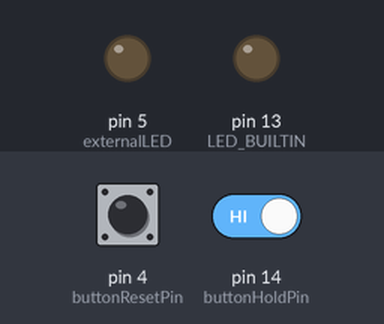
This sketch was run on a simulated Arduino Uno, built with avr-gcc and run on an emulated ATmega328P. Parts: output pins drawn as LEDs (lit = HIGH). The test bench sets the inputs (shaded band); at power-on: pin 4 (buttonResetPin) HIGH, pin 14 (buttonHoldPin) HIGH. Random numbers use the default seed unless the sketch sets one.

Above: at 8.5 s.
8.6 s: pin 4 (buttonResetPin) pulled LOW for 1.95 s
At 10.4 s:
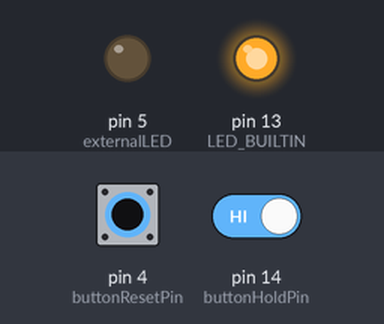
12.0 s: pin 14 (buttonHoldPin) driven LOW
At 17.18 s:
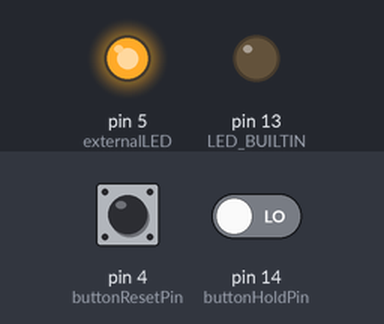
17.3 s: pin 14 (buttonHoldPin) driven HIGH
At 22.58 s:
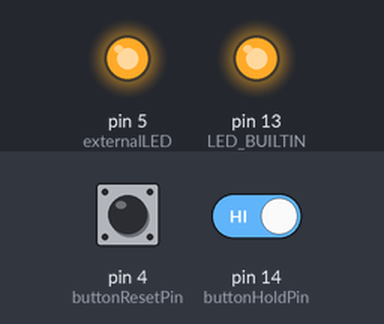
22.6 s: pin 4 (buttonResetPin) pulled LOW for 3.2 s
Timing chart, 0 to 27.3 s (numbered marks = the images above; inputs shaded):
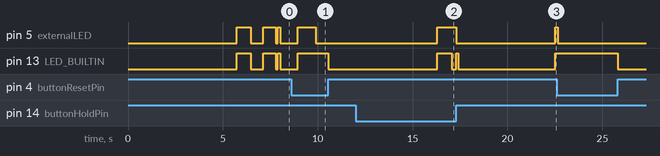

The sketch:

blink.ino
```cpp
// Define the pins
const int externalLED = 5;  // GPIO 5 (D1 on NodeMCU)
const int buttonResetPin = 4;  // GPIO 4 (D2 on NodeMCU) - Reset button
const int buttonHoldPin = 14;  // GPIO 14 (D5 on NodeMCU) - Hold button to keep LEDs on
bool firstRun = true;  // Flag to check if it's the first run

void setup() {
  // Initialize the LEDs as outputs
  pinMode(LED_BUILTIN, OUTPUT);
  pinMode(externalLED, OUTPUT);

  // Initialize the button pins as inputs with internal pull-up resistors
  pinMode(buttonResetPin, INPUT_PULLUP);
  pinMode(buttonHoldPin, INPUT_PULLUP);

  // Initialize the random number generator with a seed
  randomSeed(analogRead(0));  // Using an unconnected analog pin to generate a random seed
}

void loop() {
  // Check if the reset button is pressed to reset the program
  if (digitalRead(buttonResetPin) == LOW) {
    resetProgram();  // Call the reset function
  }

  // Check if the hold button is pressed to keep both LEDs on
  if (digitalRead(buttonHoldPin) == LOW) {
    // Turn both LEDs on
    digitalWrite(LED_BUILTIN, LOW);  // LOW turns the built-in LED on (inverted logic)
    digitalWrite(externalLED, HIGH);  // HIGH turns the external LED on

    // Wait for the button to be released before resetting
    while (digitalRead(buttonHoldPin) == LOW);  // Hold here until the button is released
    resetProgram();  // Reset the program once the button is released
  }

  // First run: Turn the built-in LED on for 5 seconds
  if (firstRun) {
    digitalWrite(LED_BUILTIN, LOW);  // LOW turns the built-in LED on (inverted logic)
    digitalWrite(externalLED, LOW);  // Ensure the external LED is off
    delay(5000);  // Wait for 5 seconds

    firstRun = false;  // Set the flag to false so this block only runs once
  }

  // Generate random delay times between 100 and 1000 milliseconds
  int duration = random(100, 1001);  // Duration for each LED state

  // Turn the built-in LED on and the external LED off
  digitalWrite(LED_BUILTIN, LOW);  // LOW turns the built-in LED on (inverted logic)
  digitalWrite(externalLED, LOW);  // LOW turns the external LED off
  delay(duration);  // Wait for the random duration

  // Turn the built-in LED off and the external LED on
  digitalWrite(LED_BUILTIN, HIGH);  // HIGH turns the built-in LED off
  digitalWrite(externalLED, HIGH);  // HIGH turns the external LED on
  delay(duration);  // Wait for the random duration
}

// Function to reset the program and start again
void resetProgram() {
  // Turn off both LEDs immediately
  digitalWrite(LED_BUILTIN, HIGH);  // HIGH turns the built-in LED off
  digitalWrite(externalLED, LOW);  // LOW turns the external LED off

  firstRun = true;  // Reset the firstRun flag

  delay(100);  // Short delay to debounce the button

  // Wait for the button to be released before continuing
  while (digitalRead(buttonResetPin) == LOW || digitalRead(buttonHoldPin) == LOW);

  // The loop will now restart with the firstRun logic
}
```

Measured:
- after the input at 17.3 s, pin 5 (externalLED): HIGH → LOW at once, → HIGH 5.2 s later; pin 13 (LED_BUILTIN): LOW → HIGH at once, → LOW 0.10 s later, → HIGH 5.1 s later
